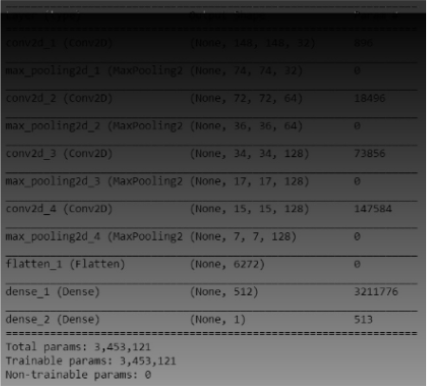
#> input picture saved_imgs/paper.png, 427 x 386 px
$ python thresholding.py
#> lines starting #> are read from the running program, lines starting #| are printed output that depends on the picture; after the words box and inside, x2 and y2 are one past the last pixel; in counts of white or black regions, pixels touching at a corner belong together
import cv2
import numpy as np


def thres_finder(img, thres=20, delta_T=1.0):

    # Step-2: Divide the images in two parts
    x_low, y_low = np.where(img <= thres)
    x_high, y_high = np.where(img > thres)

    # Step-3: Find the mean of two parts
    mean_low = np.mean(img[x_low, y_low])
    mean_high = np.mean(img[x_high, y_high])

    # Step-4: Calculate the new threshold
    new_thres = (mean_low + mean_high)/2

    # Step-5: Stopping criteria, otherwise iterate
    if abs(new_thres-thres) < delta_T:
        return new_thres
    else:
        return thres_finder(img, thres=new_thres, delta_T=1.0)


def global_threshold(image, thres_value, val_high, val_low):
    img = image.copy()
    for i in range(image.shape[0]):
        for j in range(image.shape[1]):
            if image[i, j] > thres_value:
                img[i, j] = val_high
            else:
                img[i, j] = val_low
    return img


def local_threshold(image, size):
    img = image.copy()
    i = 0
    j = 0
    while i < img.shape[0]:
        j = 0
        while j < img.shape[1]:
            x = i
            mean = 0
            cnt = 0
            while x < img.shape[0] and x < i+size:
                y = j
                while y < img.shape[1] and y < j+size:
                    cnt = cnt+1
                    mean = mean+img[x, y]
                    y = y+1
                x = x+1
            mean = mean/(cnt)
            x = i
            while x < img.shape[0] and x < i+size:
                y = j
                while y < img.shape[1] and y < j+size:
                    if img[x, y] <= mean-5:
                        img[x, y] = 0
                    else:
                        img[x, y] = 255
                    y = y+1
                x = x+1
            j = j+size
        i = i+size
    return img


# Load an image in the greyscale
image = cv2.imread('./saved_imgs/paper.png', cv2.IMREAD_GRAYSCALE)
#> image is the input picture: shape (386, 427); min 1, max 248, mean 72.2
print(image.shape)
#| (386, 427)
# apply threshold finder
vv1 = thres_finder(image, thres=30, delta_T=1.0)
#> in thres_finder, `mean_low = np.mean(img[x_low, y_low])`: mean_low = 17.08
#> in thres_finder, `mean_high = np.mean(img[x_high, y_high])`: mean_high = 85.16
#> in thres_finder, `new_thres = (mean_low + mean_high)/2`: new_thres = 51.12
#> vv1 = 75.43
# threshold the image
local_thresh = local_threshold(image, 7)
#> after the loop in local_threshold, `while i < img.shape[0]:`:
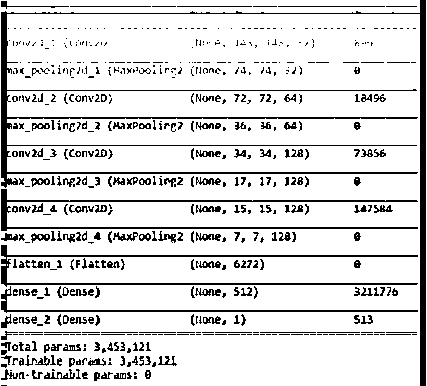
#> img: shape (386, 427); 86.1% white; black in thin lines or dots
#> after the loop in local_threshold, `while i < img.shape[0]:`: i = 392
thresh = global_threshold(image, vv1, 255, 0)
#> after the loop in global_threshold, `for i in range(image.shape[0]):`:
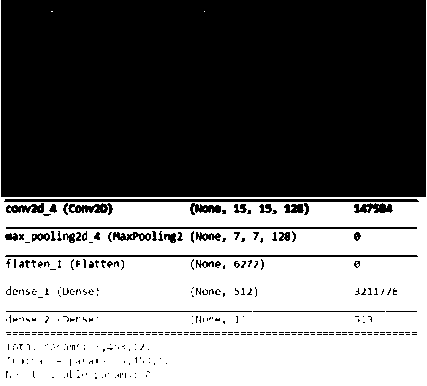
#> img: shape (386, 427); 44.4% white; 33 white regions (32 under 20 px), largest, box (x1, y1, x2, y2) and area: (0, 0, 427, 386) 73032
#ret, thresh_cv2 = cv2.threshold(img, vv1, 255, cv2.THRESH_BINARY)
# Display the image side by side

out = cv2.hconcat([image, thresh, local_thresh])
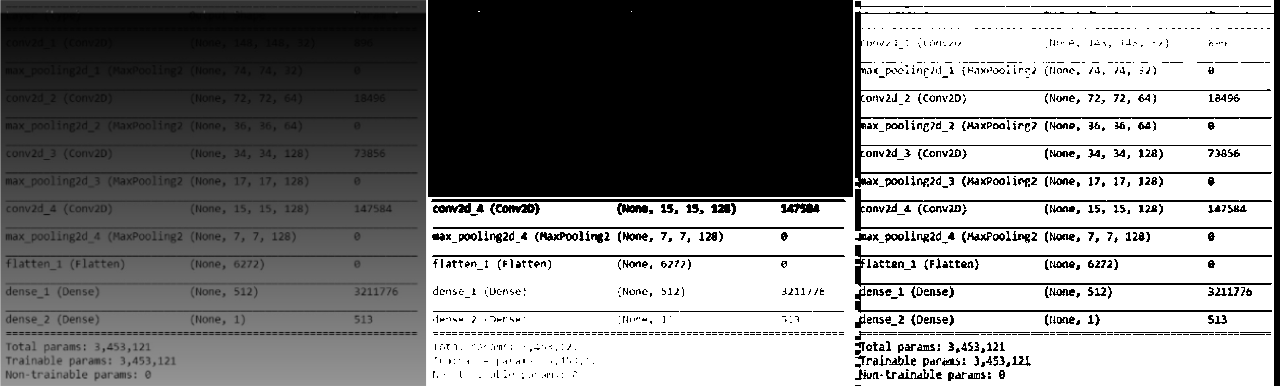
#> out: shape (386, 1281); min 0, max 255, mean 135
cv2.imshow('threshold', out)
cv2.waitKey(0)
